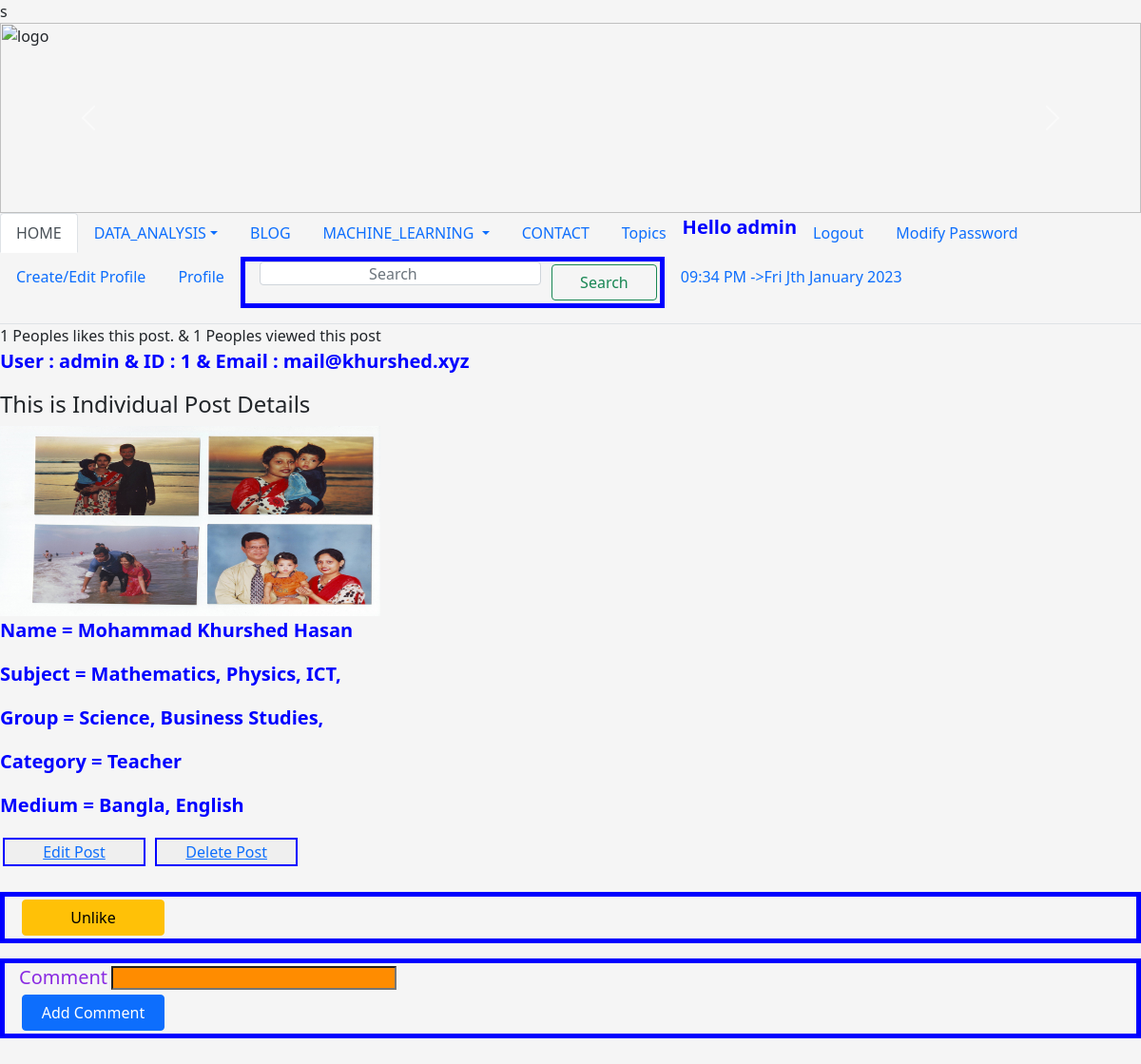
Screenshot of /education/post_details/1/ (signed in) with the database file from the repository.
### education/models.py (models this page shows, shortened)
class RecordModel(models.Model):
    Category=(('Teacher','Teacher'),('Student','Student'))
    Medium=(('Bangla','Bangla'),('English','English'),('Spanish','Spanish'),('Hindi','Hindi'),('Arabic','Arabic'))
    user=models.OneToOneField(User,on_delete=models.CASCADE,blank=True,null=True)
    name=models.CharField(max_length=50)
    slug=models.CharField(max_length=50, default=name)
    staff_id=models.IntegerField()
    email=models.EmailField()
    address=models.TextField()
    amount=models.FloatField()
    available=models.BooleanField()
    category=models.CharField(max_length=100, choices=Category)
    medium=MultiSelectField(choices=Medium,max_choices=3,default='Bangla')
    created_at=models.DateTimeField(default=now)
    image=models.ImageField(upload_to='images')
    subject=models.ManyToManyField(SubjectModel,related_name='subject_set')
    group=models.ManyToManyField(GroupModel,related_name='group_set')
    likes=models.ManyToManyField(User,related_name='record_likes')
    views=models.ManyToManyField(User,related_name='record_views')
    def total_likes(self):
        return self.likes.count()
    def total_views(self):
        return self.views.count()
    objects=models.Manager()
    objects=RecordManager()
    items=RecordManager()

class SubjectModel(models.Model):
    name=models.CharField(max_length=20)

class GroupModel(models.Model):
    name=models.CharField(max_length=20)

### education/views.py (the view)
# urls.py: path('post_details/<int:pk>/', PostDetailView.as_view(),name='PostDetailView'), # Generic DetailView <int :id >
class PostDetailView(DetailView):
   template_name='education/postdetails.html'
   model=RecordModel
   def get_context_data(self, **kwargs):
         self.object.views.add(self.request.user)
         liked=False
         if self.object.likes.filter(id=self.request.user.id).exists():
          liked=True
         context= super().get_context_data(**kwargs)
         post=context.get('object')
         comments=Comment.objects.filter(post=self.object.id ,parent_comment= None)
         replies=Comment.objects.filter(post=self.object.id ).exclude(parent_comment=None)
         DictofReply={}
         for reply in replies :
            if reply.parent_comment.id not in DictofReply.keys():
                DictofReply[reply.parent_comment.id]=[reply]
            else :
                DictofReply[reply.parent_comment.id].append(reply)
         context['post'] =context.get('object')  # =>  this line is optional
         context['msg'] ='This is Individual Post Details'
         context['like'] =liked
         context['comments'] =comments
         context['DictofReply'] = DictofReply
         return context

### Rest_Api/context_processors.py (called while the page is built)
def topicComment(request):
    TOPIC=Topic.objects.order_by('date_added')
    return   {'TOPIC': TOPIC }

### templates/education/postdetails.html (shortened to what this page needs)
{% extends 'common_code/base.html' %}
{% load static %}
{% load tag %}
{% block content %}
 <div class="row">
  <div>
   {{object.total_likes}}  Peoples likes this post. &
    {{object.total_views}}  Peoples viewed this post
  </div>
</div> {% comment %} Like , share end  {% endcomment %}
<p> User  : {% if user.id %} {{user}} & ID : {{user.id}} & Email : {{user.email}}  {% endif %}</p>
 <h4> {{msg}} </h4>
<img src=" /media/{{object.image}}" height='500px' width='800px'  />
<p> Name = {{post.name}} </p>
<p style="color:blue;"> Subject = {% for s in post.subject.all %}  {% comment %} # we can write directly 'object' instead of 'post' {% endcomment %}
   {{s.name}},
  {% endfor %}  </p>
  <p style="color:blue;"> Group = {% for g in object.group.all %}  {% comment %}# we can write 'post' instead of 'object' {% endcomment %}
    {{g.name}},
   {% endfor %} </p>
 <p> Category = {{object.category}} </p>
 <p> Medium = {{object.medium}} </p>
 {% if request.user == object.user %}
 <button > <a href="/education/post_edit/{{object.id}}" > Edit Post </a></button>
 <button > <a href="/education/post_delete/{{object.id}}" > Delete Post </a></button>
   {% endif %}  <br> <br>
 <form action="/education/likepost/{{object.id}}" method="POST" >
  {% if like %}
  <button type="submit" class="btn btn-warning" >Unlike </button>
  {% else %}
  <button type="submit" class="btn btn-primary" >Like </button>
  {% endif %}
 </form>
 <diV>
  <form action="/education/add_comment/" method="POST" >
    <label > Comment</label>
    <input type="text" name="text" />
    <input type="hidden" name="post_id" value="{{object.id}} "><br>
    <button type="submit" class=" btn btn-primary"> Add Comment </buton>
    </form>
  </div>
    <br>
{% endblock content %}

### templates/common_code/base.html (shortened to what this page needs)
s<!DOCTYPE html>
    {% load static %}
<html>
<head>
<link href="https://cdn.jsdelivr.net/npm/bootstrap@5.0.2/dist/css/bootstrap.min.css" rel="stylesheet">
<link rel="stylesheet", href="{% static 'css/bootstrap.min.css' %}" />
<link rel="stylesheet", href="{% static 'css/style1.css' %}" />
{% load notifications_tags %}
</head>
<body>
    <div id="carouselExampleControls" class="carousel slide" data-bs-ride="carousel">
        <div class="carousel-inner">
          <div class="carousel-item active">
            <img src="{% static 'image/pexels-pixabay-65894.jpg' %}" alt="logo" class="d-block w-100" alt="FIRST SLIDE">
          </div>
        </div>
        <button class="carousel-control-prev" type="button" data-bs-target="#carouselExampleControls" data-bs-slide="prev">
          <span class="carousel-control-prev-icon" aria-hidden="true"></span>
        </button>
        <button class="carousel-control-next" type="button" data-bs-target="#carouselExampleControls" data-bs-slide="next">
          <span class="carousel-control-next-icon" aria-hidden="true"></span>
        </button>
      </div>
    <ul class="nav nav-tabs">
        <li class="nav-item">
          <a class="nav-link active" aria-current="page" href="{% url 'home' %}">HOME</a>
        </li>
        <li class="nav-item dropdown">
          <a class="nav-link dropdown-toggle" data-bs-toggle="dropdown" href="#" role="button" aria-expanded="false">DATA_ANALYSIS</a>
        </li>
        <li class="nav-item">
          <a class="nav-link" href="#">BLOG</a>
        </li>
        <li class="nav-item dropdown">
            <a class="nav-link dropdown-toggle" data-bs-toggle="dropdown" href="#" role="button" aria-expanded="false">MACHINE_LEARNING </a>
          </li>
        <li class="nav-item">
           <a class="nav-link" href="#">CONTACT</a>
        </li>
        <li class="nav-item">
          <a class="nav-link" href="{% url 'topics' %}">Topics</a>
       </li>
                {%  notifications_unread as unread_count%}
            {% if user.is_authenticated %}
            <p> Hello {{user.username}} </p>
            <li class="nav-item">
              <a class="nav-link" href="{% url 'logout' %} ">Logout</a>
           </li>
           <li class="nav-item">
            <a class="nav-link" href="{% url 'password' %}">Modify Password</a>
          </li>
          <li class="nav-item">
            <a class="nav-link" href="{% url 'UserProfileCreate' %}">Create/Edit Profile</a>
          </li>
          <li class="nav-item">
            <a class="nav-link" href="{% url 'UserProfileView' %}"> Profile</a>
          </li>
            {% endif %}
     <form class="d-flex" method="POST" action="/education/search/" >
      <input class="form-control me-2" name="search" type="search" placeholder="Search" aria-label="Search">
      <button class="btn btn-outline-success" type="submit">Search</button>
    </form>
      <li class="nav-item">
      <a class="nav-link" href=" ">{% now "h:i A"  %} ->{% now "D JS F Y" %}</a>
     </li>
      </ul>
{% block content %} {% endblock content %}
</body>
</html>

### static/css/style1.css (style rules this page uses)
body { background-color: whitesmoke; }
p { color:blue; font-weight: 800; font-size: 20; }
img { width:400px; height:200px; }
form { border :5px solid blue; padding-left: 15px; }
label { font-size: 20px; color:blueviolet; }
input { text-align: center; height:25px; width:300px; background-color:darkorange; }
button { border:2px solid blue; width:150px; margin:3px; }

### rows the page displays
RecordModel: total_likes "1", total_views "1", image (picture), name "Mohammad Khurshed Hasan", category "Teacher", medium "Bangla, English"
SubjectModel: name "Mathematics"
SubjectModel: name "Physics"
SubjectModel: name "ICT"
GroupModel: name "Science"
GroupModel: name "Business Studies"

### other values shown
{{ user.username }} "admin"
{{ user }} "admin"
{{ user.id }} "1"
{{ user.email }} "mail@khurshed.xyz"
{{ msg }} "This is Individual Post Details"
